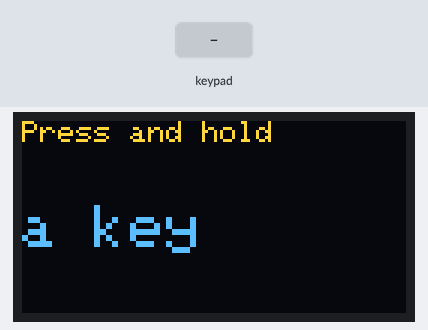
A sketch run on a simulated ESP32. On the bench: 128×64 one-colour display. The inputs (shaded band) are chosen by the test bench. The OLED is the two-colour kind (top 16 rows yellow); what the sketch prints to the serial monitor is not drawn.

Above: at 1.2 s.
1.3 s: keypad keys 1 3 1 2 1 4 2 7 # pressed 0.4 s apart
At 5.9 s:
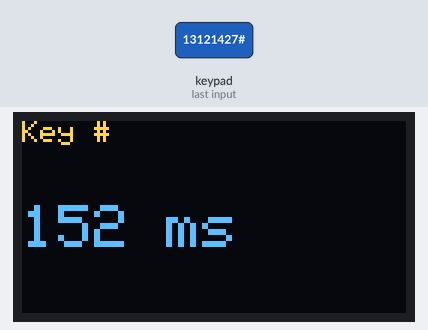
6.4 s: key 'A' pressed
At 7.4 s:
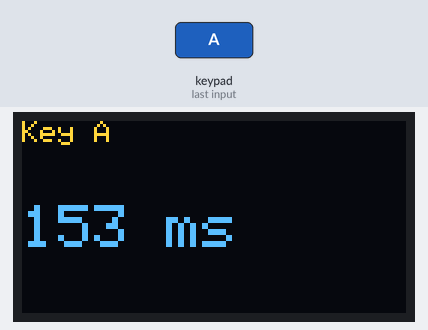
8.0 s: key 'B' pressed
At 9.3 s:
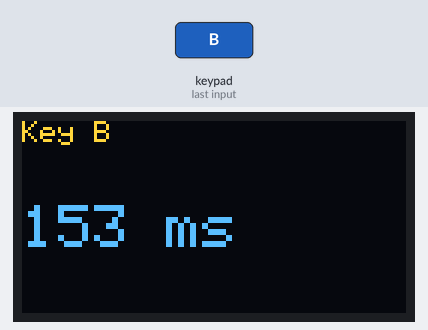
9.6 s: keypad keys 1 3 1 2 1 4 2 7 * pressed 0.4 s apart
At 14.3 s:
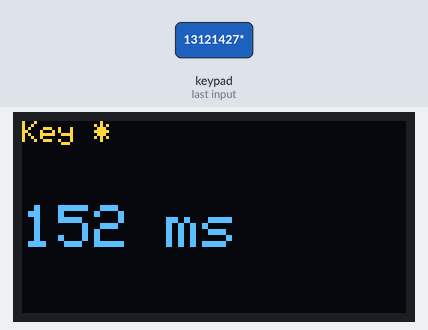
14.7 s: key 'C' pressed
At 15.9 s:
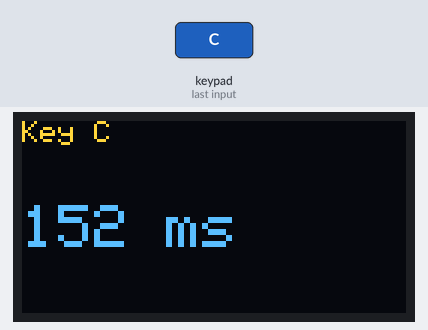
16.3 s: keypad keys 1 3 1 2 1 4 2 7 D pressed 0.4 s apart
At 16.6 s:
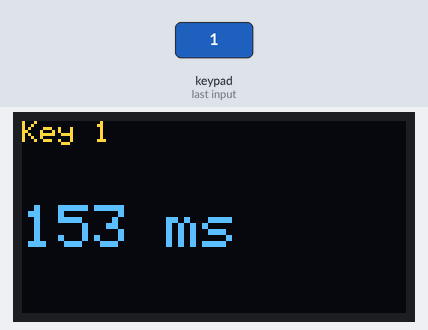
Timing chart, 0 to 19.3 s (numbered marks = the images above; inputs shaded):
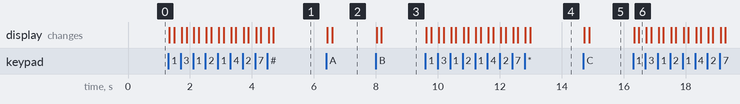

Measured:
- after the input at 1.3 s, the display: first changes at once (image 1 shows a later state)
- after the input at 6.4 s, the display: first changes at once (image 2 shows a later state)
- after the input at 8.0 s, the display: first changes at once (image 3 shows a later state)
- after the input at 9.6 s, the display: first changes at once (image 4 shows a later state)
- after the input at 14.7 s, the display: first changes at once (image 5 shows a later state)
- after the input at 16.3 s, the display: first changes at once (image 6 shows a later state)

The sketch:

bonus_3_hold_timer.ino
```cpp
// Project 02, Bonus 3 - Hold Timer (after Chapter 6)
// Shows how long each key was held down, in milliseconds.

#include <Wire.h>
#include <Adafruit_GFX.h>
#include <Adafruit_SSD1306.h>
#include <Keypad.h>

const byte ROWS = 4;
const byte COLS = 4;
char keys[ROWS][COLS] = {
  {'1', '2', '3', 'A'},
  {'4', '5', '6', 'B'},
  {'7', '8', '9', 'C'},
  {'*', '0', '#', 'D'}
};
byte rowPins[ROWS] = {13, 12, 14, 27};
byte colPins[COLS] = {26, 25, 33, 32};
Keypad keypad = Keypad(makeKeymap(keys), rowPins, colPins, ROWS, COLS);

const int SCREEN_WIDTH  = 128;
const int SCREEN_HEIGHT = 64;
Adafruit_SSD1306 display(SCREEN_WIDTH, SCREEN_HEIGHT, &Wire, -1);

char heldKey = 0;
unsigned long pressTime = 0;

void setup() {
  Serial.begin(115200);
  if (!display.begin(SSD1306_SWITCHCAPVCC, 0x3C)) {
    Serial.println("OLED not found");
  }
  display.setTextColor(SSD1306_WHITE);
  keypad.addEventListener(keyEvent);   // the library calls keyEvent()
  show("Press and hold", "a key");
}

void loop() {
  keypad.getKey();                      // keeps the keypad scanning
}

// The library calls this when a key is pressed, held or released
void keyEvent(KeypadEvent key) {
  KeyState state = keypad.getState();
  if (state == PRESSED) {
    heldKey = key;
    pressTime = millis();
    show(String("Key ") + key, "held...");
  } else if (state == RELEASED && key == heldKey) {
    unsigned long held = millis() - pressTime;
    show(String("Key ") + key, String(held) + " ms");
    Serial.print(key);
    Serial.print(" held for ");
    Serial.print(held);
    Serial.println(" ms");
  }
}

void show(String title, String big) {
  display.clearDisplay();
  display.setTextSize(1);
  display.setCursor(0, 0);
  display.println(title);
  display.setTextSize(2);
  display.setCursor(0, 28);
  display.println(big);
  display.display();
}
```
